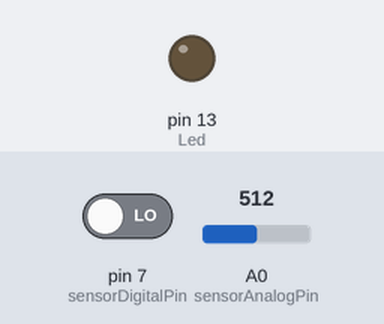
This sketch was run on a simulated Arduino Uno, built with avr-gcc and run on an emulated ATmega328P. Shown: output pins drawn as LEDs (lit = HIGH). Inputs (shaded band) come from the test bench; at power-on: pin 7 (sensorDigitalPin) LOW, A0 (sensorAnalogPin) = 512. What the sketch prints to the serial monitor is not drawn.

Above: at 1.2 s.
1.3 s: pin 7 (sensorDigitalPin) driven HIGH
At 1.9 s:
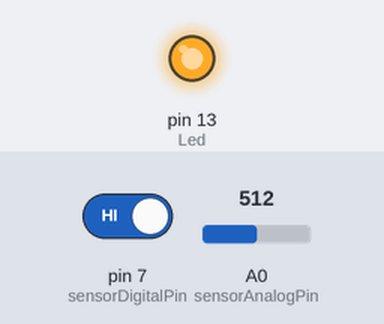
2.8 s: pin 7 (sensorDigitalPin) driven LOW
At 3.4 s:
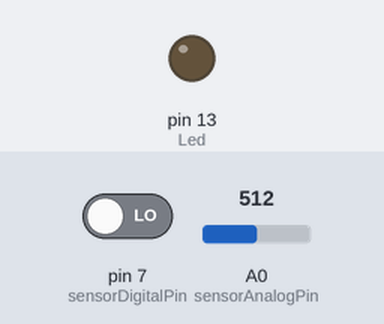
Timing chart, 0 to 5.8 s (numbered marks = the images above; inputs shaded):
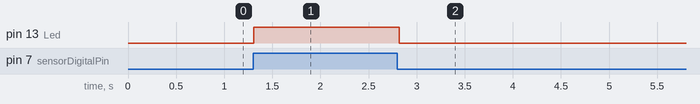

The sketch:

ARD_21.ino
```cpp
/*
 * CARTROTECH  (www.cartrotech.cartrocreatiu.es)
 *
 * Projecte nº: ARD021
 * Data: 06.11.2021
 * Descripcio: Modul deteccio so
 * Nota:
 *
 */

int  sensorAnalogPin = A0;    // Pin d'entrada per la eixida analogica del sensor
int  sensorDigitalPin = 7;    // Pin d'entrada per la eixida digital del sensor
int  analogValue = 0;         // Defineix la variable per guardar el valor analogic del sensor
int  digitalValue;            // Defineix la variable per guardar el valor digital del sensor
int  Led = 13;                // Defineix el pin LED, correspon al led muntat a la placa Arduino.


void setup()
{
  Serial.begin(9600);               // Inicia el Monitor/Traçador del IDE
  pinMode(sensorDigitalPin,INPUT);  // Defineix el pin 7 com entrada digital
  pinMode(Led,OUTPUT);              // Defineix el pin Led (13) com eixida per indicar l'activacio del sensor
}

void loop(){
  analogValue = analogRead(sensorAnalogPin);  // Llig el valor en la entrada A0 i l'assigna a la variable analogValue
  digitalValue=digitalRead(sensorDigitalPin); // Llig el valor en la entrada 7 i l'assigna a la variable digitalValue
  Serial.println(analogValue); // Envia el valor analogic al monitor/traçador serie

  if(digitalValue==HIGH)      // Quan el sensor de so envia senyal alta, el led 13 s'ilumina
  {
    digitalWrite(Led,HIGH);
  }
  else
  {
    digitalWrite(Led,LOW);
  }

  delay(50);                  // Pausa per a no sobrecarregar la interface serie
}
```

Measured:
- after the input at 1.3 s, pin 13 (Led): LOW → HIGH at once
- after the input at 2.8 s, pin 13 (Led): HIGH → LOW at once
